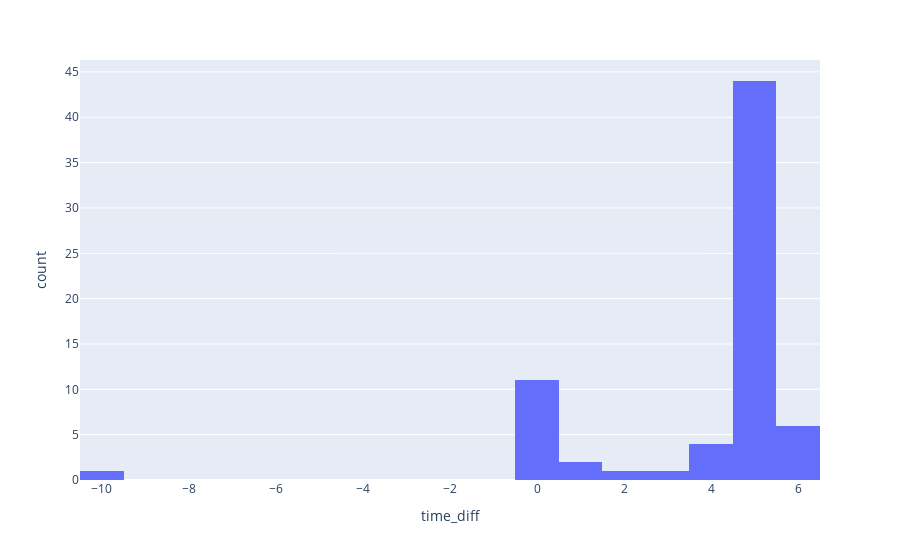

Notebook code cell kept with this figure:
### Markdown cell above
### видим как раз 70 комбинаций, значит сгрупировали правильно и в некотором приближении решили правильно

### Code cell
fin_df['time_diff'] = fin_df.len_after - fin_df.len_before
fig = px.histogram(fin_df, x = 'time_diff') 
fig.show()

### Figure 1 — Plotly figure (JSON) as saved in the notebook; plotly's stock layout.template omitted (floating-point values rounded to 4 significant figures)
{"data": [{"alignmentgroup": "True", "bingroup": "x", "hovertemplate": "time_diff=%{x}<br>count=%{y}<extra></extra>", "legendgroup": "", "marker": {"color": "#636efa", "pattern": {"shape": ""}}, "name": "", "offsetgroup": "", "orientation": "v", "showlegend": false, "type": "histogram", "x": [4.407, 4.834, 4.91, 4.888, 1.078, 5.057, 5.539, 5.333, 0.496, 5.746, 4.655, 0.4102, 4.532, -0.06744, 1.84, 5.693, 5.166, 4.968, 4.93, 5.112, 5.159, 5.527, 4.829, 4.526, 4.899, 4.996, 4.924, 5.012, 5.233, 5.239, 4.453, 4.253, 4.86, 5.032, 2.789, 5.217, 4.615, 5.266, -0.3033, 4.965, 4.906, -0.02099, 5.129, 0.3389, -0.137, 4.659, 4.785, 5.147, 5.241, 4.754, 4.83, 5.032, 5.246, 5.253, 4.761, 5.117, 4.557, 0.2299, 5.601, -10.06, -0.2233, 4.71, 5.393, 4.397, 4.653, 6.0, -0.2578, -0.2007, 4.584, 1.294], "xaxis": "x", "yaxis": "y"}], "layout": {"barmode": "relative", "legend": {"tracegroupgap": 0}, "margin": {"t": 60}, "xaxis": {"anchor": "y", "domain": [0, 1], "title": {"text": "time_diff"}}, "yaxis": {"anchor": "x", "domain": [0, 1], "title": {"text": "count"}}}}
